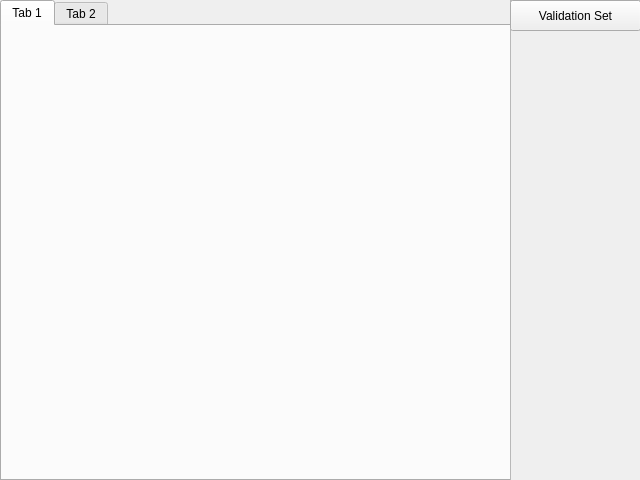
<?xml version="1.0" encoding="UTF-8"?>
<ui version="4.0">
 <class>TestWindow</class>
 <widget class="QFrame" name="TestWindow">
  <property name="geometry">
   <rect>
    <x>0</x>
    <y>0</y>
    <width>640</width>
    <height>480</height>
   </rect>
  </property>
  <property name="sizePolicy">
   <sizepolicy hsizetype="Fixed" vsizetype="Fixed">
    <horstretch>0</horstretch>
    <verstretch>0</verstretch>
   </sizepolicy>
  </property>
  <property name="minimumSize">
   <size>
    <width>640</width>
    <height>480</height>
   </size>
  </property>
  <property name="maximumSize">
   <size>
    <width>640</width>
    <height>480</height>
   </size>
  </property>
  <property name="windowTitle">
   <string>Test Window</string>
  </property>
  <widget class="QTabWidget" name="tabWidget">
   <property name="geometry">
    <rect>
     <x>0</x>
     <y>0</y>
     <width>511</width>
     <height>481</height>
    </rect>
   </property>
   <widget class="QWidget" name="tab">
    <attribute name="title">
     <string>Tab 1</string>
    </attribute>
   </widget>
   <widget class="QWidget" name="tab_2">
    <attribute name="title">
     <string>Tab 2</string>
    </attribute>
   </widget>
  </widget>
  <widget class="QFrame" name="frame">
   <property name="geometry">
    <rect>
     <x>510</x>
     <y>0</y>
     <width>131</width>
     <height>481</height>
    </rect>
   </property>
   <property name="frameShape">
    <enum>QFrame::StyledPanel</enum>
   </property>
   <property name="frameShadow">
    <enum>QFrame::Raised</enum>
   </property>
   <widget class="QPushButton" name="btn_openValidationSet">
    <property name="geometry">
     <rect>
      <x>0</x>
      <y>0</y>
      <width>131</width>
      <height>31</height>
     </rect>
    </property>
    <property name="text">
     <string>Validation Set</string>
    </property>
   </widget>
  </widget>
 </widget>
 <resources/>
 <connections/>
</ui>
